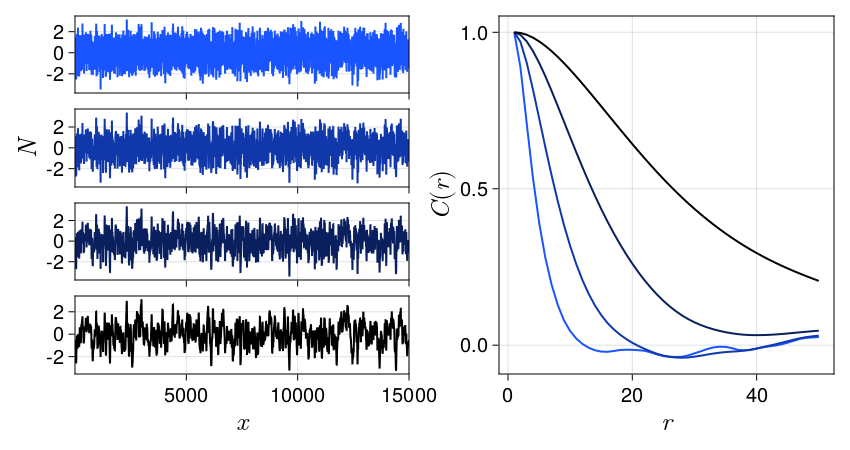

This chart was generated by the following Julia code:
using CairoMakie, ColorSchemes
using DelimitedFiles

N = 15000
Z = ["2.0", "4.0", "8.0", "16.0"]
n = length(Z)
nhalf = floor(Int64, length(Z)/2)

cbarPal = :linear_ternary_blue_0_44_c57_n256
cmap = reverse(cgrad(colorschemes[cbarPal], n, categorical = true))

fig = Figure(resolution = (850, 450), fonts = (; regular= "CMU Serif"), 
                                                                 fontsize = 20)

ax1 = Axis(fig[1:n,2]; xlabel = L"r", ylabel = L"C(r)", xlabelsize = 26, 
                                                                ylabelsize = 26)
for i = 1:n

    namefile1 = "024_desordemCR1_N=$(N)_Z=$(Z[i]).dat"
    namefile2 = "024_desordemCR2_N=$(N)_Z=$(Z[i]).dat"
    data1 = readdlm(namefile1, Float64, skipblanks=true)
    data2 = readdlm(namefile2, Float64, skipblanks=true)

    if i == n
        ax = Axis(fig[n,1]; xlabel = L"x", xlabelsize = 26)
        
    elseif i == nhalf
        ax = Axis(fig[nhalf,1]; ylabel = L"N", ylabelsize = 26)
        hidexdecorations!(ax, ticks=false, grid=false)
    else 
        ax = Axis(fig[i,1])
        hidexdecorations!(ax, ticks=false, grid=false)
    end

    lines!(ax, data1[:,1], data1[:,2]; linewidth = 2, color = cmap[i])
    xlims!(minimum(data1[:,1]), maximum(data1[:,1]))
    lines!(ax1, data2[:,1], data2[:,2]; linewidth = 2, color = cmap[i])

end

colgap!(fig.layout, 20)
rowgap!(fig.layout, 10)

save("024_desordemCR.png", current_figure())